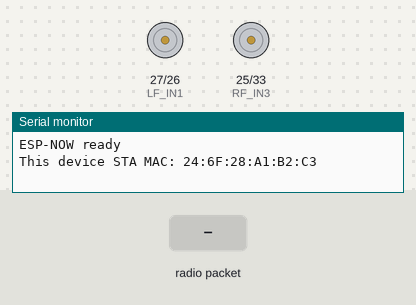
The program below on a simulated ESP32. Shown: motor-driver pin pairs drawn as motors (green arrow = first pin HIGH = forward, orange = second pin HIGH = backward, longer = more drive, scaled by the enable pin), the last lines printed to the serial monitor. The inputs (shaded band) are chosen by the test bench.

Above: at 1.3 s.
1.4 s: radio packet "F" arrives
At 2.6 s:
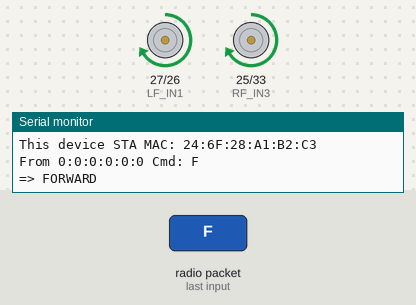
2.9 s: radio packet "B" arrives
At 4.0 s:
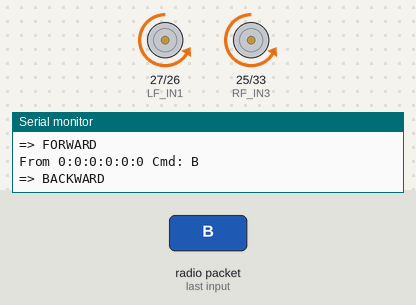
4.4 s: radio packet "L" arrives
At 5.3 s:
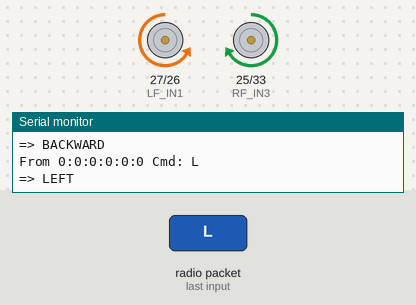
5.9 s: radio packet "R" arrives
At 7.4 s:
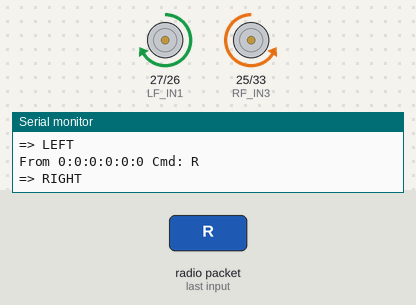
Timing chart, 0 to 8.4 s (numbered marks = the images above; inputs shaded):
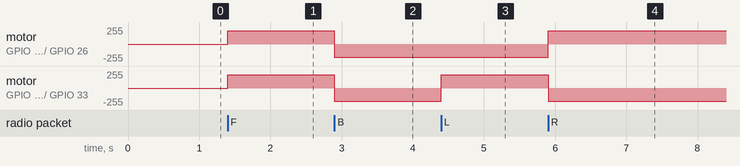

The program:

main.cpp
```cpp
// espnow_rx.ino
#include <Arduino.h>
#include <WiFi.h>
#include <esp_now.h>

// Motor pins (adjust to your wiring)
#define LF_IN1 27
#define LF_IN2 26
#define RF_IN3 25
#define RF_IN4 33
#define ENA 14
#define ENB 32

// PWM channels and config
#define CH_A 0
#define CH_B 1
#define PWM_FREQ 1000
#define PWM_RES 8

int speed = 200; // 0-255 for 8-bit resolution

void stopCar();

void setupMotors() {
  pinMode(LF_IN1, OUTPUT);
  pinMode(LF_IN2, OUTPUT);
  pinMode(RF_IN3, OUTPUT);
  pinMode(RF_IN4, OUTPUT);

  ledcSetup(CH_A, PWM_FREQ, PWM_RES);
  ledcSetup(CH_B, PWM_FREQ, PWM_RES);
  ledcAttachPin(ENA, CH_A);
  ledcAttachPin(ENB, CH_B);

  ledcWrite(CH_A, 0);
  ledcWrite(CH_B, 0);

  stopCar();
}

void stopCar() {
  digitalWrite(LF_IN1, LOW);
  digitalWrite(LF_IN2, LOW);
  digitalWrite(RF_IN3, LOW);
  digitalWrite(RF_IN4, LOW);
  ledcWrite(CH_A, 0);
  ledcWrite(CH_B, 0);
}

void forward() {
  ledcWrite(CH_A, speed);
  ledcWrite(CH_B, speed);
  digitalWrite(LF_IN1, HIGH);
  digitalWrite(LF_IN2, LOW);
  digitalWrite(RF_IN3, HIGH);
  digitalWrite(RF_IN4, LOW);
}

void backward() {
  ledcWrite(CH_A, speed);
  ledcWrite(CH_B, speed);
  digitalWrite(LF_IN1, LOW);
  digitalWrite(LF_IN2, HIGH);
  digitalWrite(RF_IN3, LOW);
  digitalWrite(RF_IN4, HIGH);
}

void left() {
  ledcWrite(CH_A, speed);
  ledcWrite(CH_B, speed);
  digitalWrite(LF_IN1, LOW);
  digitalWrite(LF_IN2, HIGH);
  digitalWrite(RF_IN3, HIGH);
  digitalWrite(RF_IN4, LOW);
}

void right() {
  ledcWrite(CH_A, speed);
  ledcWrite(CH_B, speed);
  digitalWrite(LF_IN1, HIGH);
  digitalWrite(LF_IN2, LOW);
  digitalWrite(RF_IN3, LOW);
  digitalWrite(RF_IN4, HIGH);
}

// ESP-NOW receive callback
void onDataRecv(const uint8_t * mac, const uint8_t *incomingData, int len) {
  if (len < 1) return;
  char cmd = (char)incomingData[0];

  Serial.print("From ");
  for (int i = 0; i < 6; ++i) {
    if (i) Serial.print(":");
    Serial.print(mac[i], HEX);
  }
  Serial.print(" Cmd: ");
  Serial.println(cmd);

  switch (cmd) {
    case 'F': forward(); Serial.println("=> FORWARD"); break;
    case 'B': backward(); Serial.println("=> BACKWARD"); break;
    case 'L': left(); Serial.println("=> LEFT"); break;
    case 'R': right(); Serial.println("=> RIGHT"); break;
    case 'S': stopCar(); Serial.println("=> STOP"); break;
    default: stopCar(); Serial.print("=> UNKNOWN "); Serial.println(cmd); break;
  }
}

void setupEspNow() {
  WiFi.mode(WIFI_STA);
  WiFi.disconnect();
  delay(100);

  if (esp_now_init() != ESP_OK) {
    Serial.println("ESP-NOW init failed");
    return;
  }
  esp_now_register_recv_cb(onDataRecv);
  Serial.println("ESP-NOW ready");
}

void setup() {
  Serial.begin(115200);
  delay(50);

  setupMotors();

  setupEspNow();

  // print this board MAC so you can confirm
  uint8_t mac[6];
  esp_read_mac(mac, ESP_MAC_WIFI_STA);
  Serial.print("This device STA MAC: ");
  for (int i = 0; i < 6; ++i) {
    if (i) Serial.print(":");
    Serial.print(mac[i], HEX);
  }
  Serial.println();
}

void loop() {
  // nothing to poll. actions come via callback
  delay(10);
}
```

Measured:
- after the input at 1.4 s, motor on GPIO 27 (LF_IN1) / GPIO 26 (LF_IN2), motor on GPIO 25 (RF_IN3) / GPIO 33 (RF_IN4): stopped → forward 199/255 at once
- after the input at 2.9 s, motor on GPIO 27 (LF_IN1) / GPIO 26 (LF_IN2), motor on GPIO 25 (RF_IN3) / GPIO 33 (RF_IN4): forward 199/255 → backward 199/255 at once
- after the input at 4.4 s, motor on GPIO 25 (RF_IN3) / GPIO 33 (RF_IN4): backward 199/255 → forward 199/255 at once
- after the input at 5.9 s, motor on GPIO 27 (LF_IN1) / GPIO 26 (LF_IN2): backward 199/255 → forward 199/255 at once; motor on GPIO 25 (RF_IN3) / GPIO 33 (RF_IN4): forward 199/255 → backward 199/255 at once
